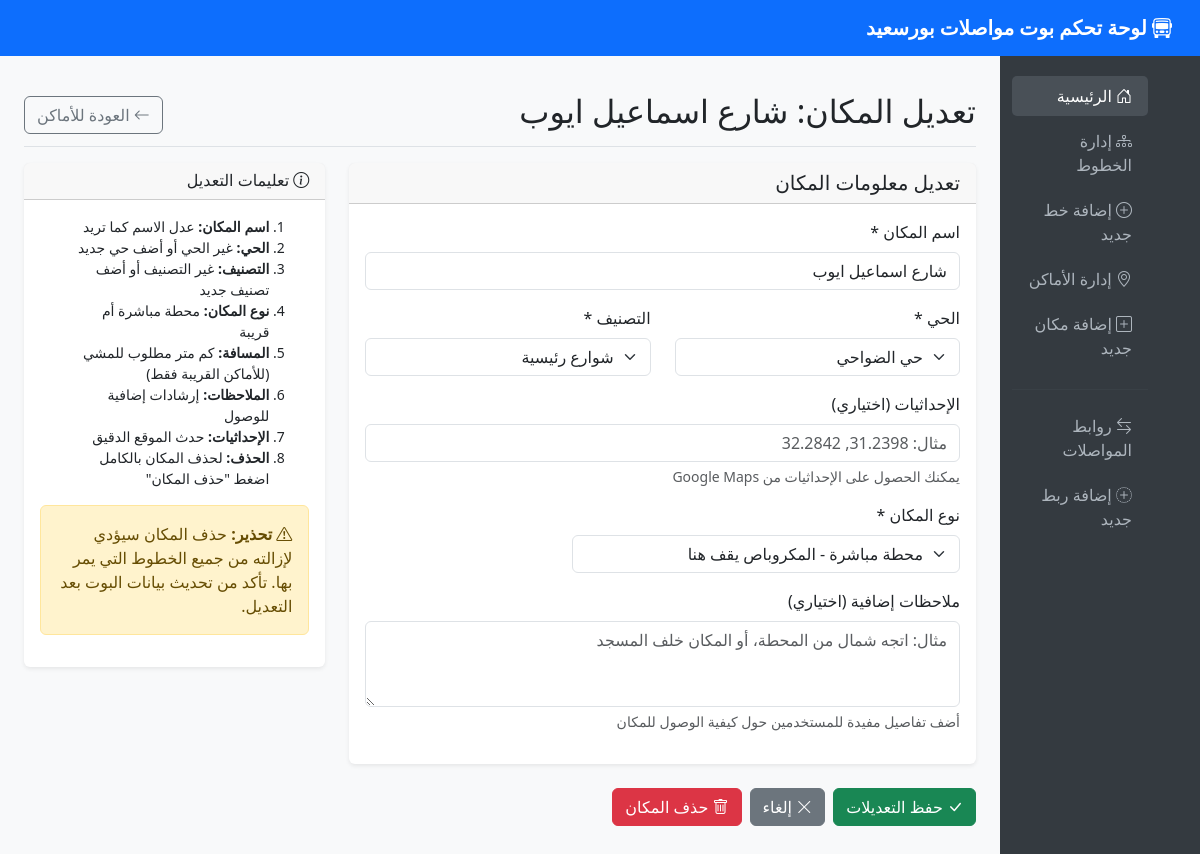
Page /locations/edit/1 on the committed database.
### admin_dashboard.py (models this page shows, shortened)
class Location(db.Model):
    id = db.Column(db.Integer, primary_key=True)
    name = db.Column(db.String(200), nullable=False)
    category = db.Column(db.String(100), nullable=False)
    neighborhood = db.Column(db.String(100), nullable=False)
    coordinates = db.Column(db.String(50), nullable=True)
    location_type = db.Column(db.String(50), nullable=False, default='direct')  # 'direct' أو 'nearby'
    walking_distance = db.Column(db.Integer, nullable=True, default=0)
    location_notes = db.Column(db.Text, nullable=True)
    created_at = db.Column(db.DateTime, default=datetime.utcnow)

### admin_dashboard.py (the view, shortened to what this page needs)
@app.route('/locations/edit/<int:location_id>', methods=['GET', 'POST'])
def edit_location(location_id):
    location = Location.query.get_or_404(location_id)
    neighborhoods = db.session.query(Location.neighborhood.distinct()).all()
    categories = db.session.query(Location.category.distinct()).all()
    return render_template('edit_location.html',
                         location=location,
                         neighborhoods=[n[0] for n in neighborhoods],
                         categories=[c[0] for c in categories])

### templates/edit_location.html (shortened to what this page needs)
{% extends "base.html" %}
{% block content %}
<div class="d-flex justify-content-between flex-wrap flex-md-nowrap align-items-center pt-3 pb-2 mb-3 border-bottom">
    <h1 class="h2">تعديل المكان: {{ location.name }}</h1>
    <a href="{{ url_for('locations_list') }}" class="btn btn-outline-secondary">
        <i class="bi bi-arrow-left"></i> العودة للأماكن
    </a>
</div>
<div class="row">
    <div class="col-lg-8">
        <form method="POST">
            <div class="card">
                <div class="card-header">
                    <h5 class="mb-0">تعديل معلومات المكان</h5>
                </div>
                <div class="card-body">
                    <div class="mb-3">
                        <label for="name" class="form-label">اسم المكان *</label>
                        <input type="text" class="form-control" id="name" name="name"
                               value="{{ location.name }}" required>
                    </div>
                    <div class="row">
                        <div class="col-md-6 mb-3">
                            <label for="neighborhood" class="form-label">الحي *</label>
                            <select class="form-select" id="neighborhood" name="neighborhood" required>
                                {% for neighborhood in neighborhoods %}
                                <option value="{{ neighborhood }}"
                                        {% if neighborhood == location.neighborhood %}selected{% endif %}>
                                    {{ neighborhood }}
                                </option>
                                {% endfor %}
                            </select>
                        </div>
                        <div class="col-md-6 mb-3">
                            <label for="category" class="form-label">التصنيف *</label>
                            <select class="form-select" id="category" name="category" required>
                                {% for category in categories %}
                                <option value="{{ category }}"
                                        {% if category == location.category %}selected{% endif %}>
                                    {{ category }}
                                </option>
                                {% endfor %}
                            </select>
                        </div>
                    </div>
                    <div class="mb-3">
                        <label for="coordinates" class="form-label">الإحداثيات (اختياري)</label>
                        <input type="text" class="form-control" id="coordinates" name="coordinates"
                               value="{{ location.coordinates or '' }}"
                               placeholder="مثال: 31.2398, 32.2842">
                        <div class="form-text">يمكنك الحصول على الإحداثيات من Google Maps</div>
                    </div>
                    <div class="row">
                        <div class="col-md-8 mb-3">
                            <label for="location_type" class="form-label">نوع المكان *</label>
                            <select class="form-select" id="location_type" name="location_type" required>
                                <option value="direct" {% if location.location_type == 'direct' %}selected{% endif %}>
                                    محطة مباشرة - المكروباص يقف هنا
                                </option>
                            </select>
                        </div>
                    </div>
                    <div class="mb-3">
                        <label for="location_notes" class="form-label">ملاحظات إضافية (اختياري)</label>
                        <textarea class="form-control" id="location_notes" name="location_notes" rows="3"
                                  placeholder="مثال: اتجه شمال من المحطة، أو المكان خلف المسجد">{{ location.location_notes or '' }}</textarea>
                        <div class="form-text">أضف تفاصيل مفيدة للمستخدمين حول كيفية الوصول للمكان</div>
                    </div>
                </div>
            </div>
            <div class="mt-4 d-flex gap-2">
                <button type="submit" class="btn btn-success">
                    <i class="bi bi-check-lg"></i> حفظ التعديلات
                </button>
                <a href="{{ url_for('locations_list') }}" class="btn btn-secondary">
                    <i class="bi bi-x-lg"></i> إلغاء
                </a>
                <button type="button" class="btn btn-danger" onclick="confirmDelete()">
                    <i class="bi bi-trash"></i> حذف المكان
                </button>
            </div>
        </form>
    </div>
    <div class="col-lg-4">
        <div class="card">
            <div class="card-header">
                <h6 class="mb-0">
                    <i class="bi bi-info-circle"></i> تعليمات التعديل
                </h6>
            </div>
            <div class="card-body">
                <ol class="small">
                    <li><strong>اسم المكان:</strong> عدل الاسم كما تريد</li>
                    <li><strong>الحي:</strong> غير الحي أو أضف حي جديد</li>
                    <li><strong>التصنيف:</strong> غير التصنيف أو أضف تصنيف جديد</li>
                    <li><strong>نوع المكان:</strong> محطة مباشرة أم قريبة</li>
                    <li><strong>المسافة:</strong> كم متر مطلوب للمشي (للأماكن القريبة فقط)</li>
                    <li><strong>الملاحظات:</strong> إرشادات إضافية للوصول</li>
                    <li><strong>الإحداثيات:</strong> حدث الموقع الدقيق</li>
                    <li><strong>الحذف:</strong> لحذف المكان بالكامل اضغط "حذف المكان"</li>
                </ol>
                <div class="alert alert-warning mt-3">
                    <i class="bi bi-exclamation-triangle"></i>
                    <strong>تحذير:</strong> حذف المكان سيؤدي لإزالته من جميع الخطوط التي يمر بها. تأكد من تحديث بيانات البوت بعد التعديل.
                </div>
            </div>
        </div>
    </div>
</div>
{% endblock %}

### templates/base.html (style rules this page uses)
body { font-family: 'Segoe UI', Tahoma, Geneva, Verdana, sans-serif; background-color: #f8f9fa; }
.card { border: none; box-shadow: 0 0.125rem 0.25rem rgba(0, 0, 0, 0.075); }

### rows in the picture
Location: name "شارع اسماعيل ايوب", neighborhood "حي الضواحي", category "شوارع رئيسية", location_type "محطة مباشرة - المكروباص يقف هنا"
